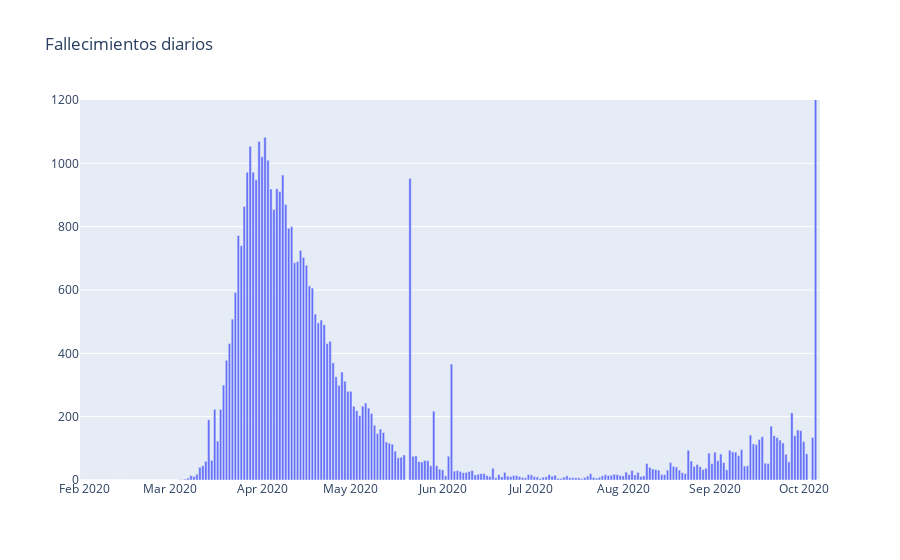

The notebook cell saved with this chart:
### Markdown cell above
La peor cifra, sin embargo, es la de los fallecidos durante la pandemia.

### Code cell
fig = go.Figure(data=[go.Bar(x=spain['date'], y=spain['daily_deaths'])], layout=go.Layout(title=go.layout.Title(text='Fallecimientos diarios')))
fig.update_yaxes(range=[0,1200])
fig.show()

### Figure 1 — Plotly figure (JSON) as saved in the notebook; plotly's stock layout.template omitted (floating-point values rounded to 4 significant figures; data arrays with more than 128 entries replaced by an {"elided": "..."} marker saying what was removed)
{"data": [{"type": "bar", "x": {"elided": "250 str values"}, "y": {"elided": "250 int values"}}], "layout": {"title": {"text": "Fallecimientos diarios"}, "yaxis": {"range": [0, 1200]}}}
